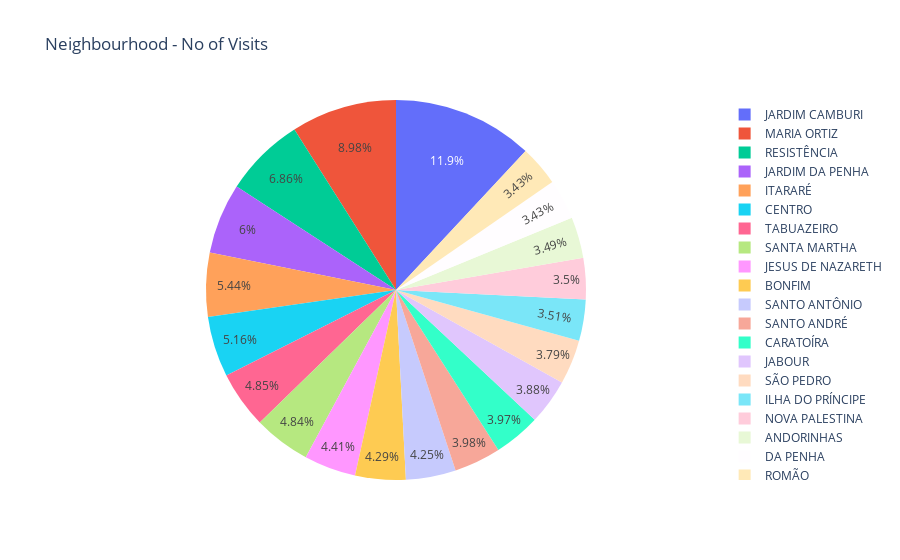

Write notebook code for a chart like this one.
### Code cell
temp_series = df['Neighbourhood'].value_counts().head(20)

labels = (np.array(temp_series.index))
sizes = (np.array((temp_series / temp_series.sum())*100))

trace = go.Pie(labels=labels, values=sizes)
layout = go.Layout(
    title='Neighbourhood - No of Visits'
)
data = [trace]
fig = go.Figure(data=data, layout=layout)
py.iplot(fig, filename="Neighbourhood")

### Figure 1 — Plotly figure (JSON) as saved in the notebook; plotly's stock layout.template omitted (floating-point values rounded to 4 significant figures)
{"data": [{"labels": ["JARDIM CAMBURI", "MARIA ORTIZ", "RESISTÊNCIA", "JARDIM DA PENHA", "ITARARÉ", "CENTRO", "TABUAZEIRO", "SANTA MARTHA", "JESUS DE NAZARETH", "BONFIM", "SANTO ANTÔNIO", "SANTO ANDRÉ", "CARATOÍRA", "JABOUR", "SÃO PEDRO", "ILHA DO PRÍNCIPE", "NOVA PALESTINA", "ANDORINHAS", "DA PENHA", "ROMÃO"], "type": "pie", "values": [11.94, 8.981, 6.857, 5.999, 5.438, 5.159, 4.846, 4.845, 4.415, 4.291, 4.249, 3.978, 3.969, 3.882, 3.788, 3.506, 3.503, 3.494, 3.431, 3.426]}], "layout": {"title": {"text": "Neighbourhood - No of Visits"}}}
